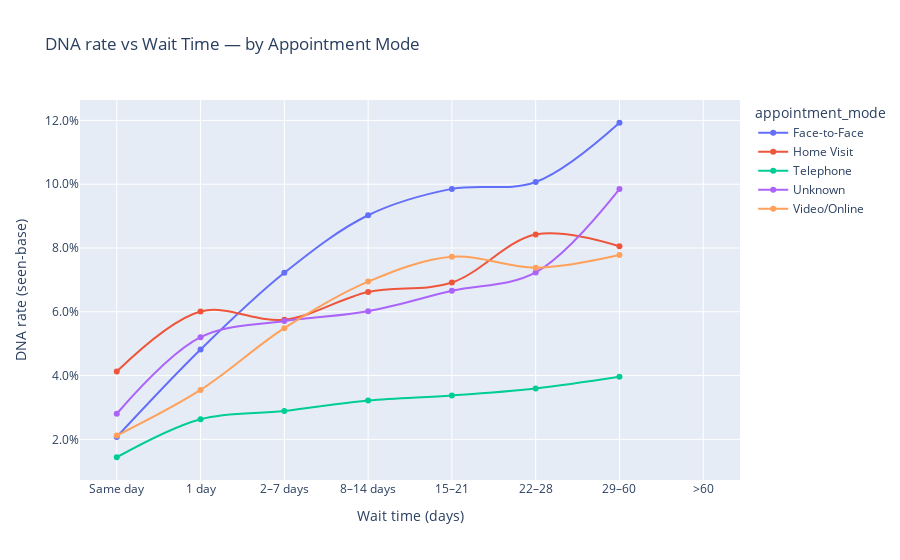

Here is the notebook cell this chart was saved with:
### Code cell
by_wait_mode = dna_rates(AR, ["wait_bin", "appointment_mode"])

fig = px.line(
    by_wait_mode.sort_values(["appointment_mode", "wait_bin"]),
    x="wait_bin", y="dna_rate_seen", color="appointment_mode",
    markers=True, line_shape="spline",
    title="DNA rate vs Wait Time — by Appointment Mode",
    labels={"wait_bin":"Wait time (days)", "dna_rate_seen":"DNA rate (seen-base)"}
)
fig.update_yaxes(tickformat=".1%")
fig.show()

### Figure 1 — Plotly figure (JSON) as saved in the notebook; plotly's stock layout.template omitted (floating-point values rounded to 4 significant figures)
{"data": [{"hovertemplate": "appointment_mode=Face-to-Face<br>Wait time (days)=%{x}<br>DNA rate (seen-base)=%{y}<extra></extra>", "legendgroup": "Face-to-Face", "line": {"color": "#636efa", "dash": "solid", "shape": "spline"}, "marker": {"symbol": "circle"}, "mode": "lines+markers", "name": "Face-to-Face", "orientation": "v", "showlegend": true, "type": "scatter", "x": ["Same day", "1 day", "2–7 days", "8–14 days", "15–21", "22–28", "29–60", ">60"], "xaxis": "x", "y": [0.02075, 0.04817, 0.07223, 0.09027, 0.09853, 0.1007, 0.1193, NaN], "yaxis": "y"}, {"hovertemplate": "appointment_mode=Home Visit<br>Wait time (days)=%{x}<br>DNA rate (seen-base)=%{y}<extra></extra>", "legendgroup": "Home Visit", "line": {"color": "#EF553B", "dash": "solid", "shape": "spline"}, "marker": {"symbol": "circle"}, "mode": "lines+markers", "name": "Home Visit", "orientation": "v", "showlegend": true, "type": "scatter", "x": ["Same day", "1 day", "2–7 days", "8–14 days", "15–21", "22–28", "29–60", ">60"], "xaxis": "x", "y": [0.04127, 0.06008, 0.05749, 0.06618, 0.06916, 0.08424, 0.08056, NaN], "yaxis": "y"}, {"hovertemplate": "appointment_mode=Telephone<br>Wait time (days)=%{x}<br>DNA rate (seen-base)=%{y}<extra></extra>", "legendgroup": "Telephone", "line": {"color": "#00cc96", "dash": "solid", "shape": "spline"}, "marker": {"symbol": "circle"}, "mode": "lines+markers", "name": "Telephone", "orientation": "v", "showlegend": true, "type": "scatter", "x": ["Same day", "1 day", "2–7 days", "8–14 days", "15–21", "22–28", "29–60", ">60"], "xaxis": "x", "y": [0.01438, 0.02632, 0.0289, 0.0322, 0.03376, 0.03596, 0.0396, NaN], "yaxis": "y"}, {"hovertemplate": "appointment_mode=Unknown<br>Wait time (days)=%{x}<br>DNA rate (seen-base)=%{y}<extra></extra>", "legendgroup": "Unknown", "line": {"color": "#ab63fa", "dash": "solid", "shape": "spline"}, "marker": {"symbol": "circle"}, "mode": "lines+markers", "name": "Unknown", "orientation": "v", "showlegend": true, "type": "scatter", "x": ["Same day", "1 day", "2–7 days", "8–14 days", "15–21", "22–28", "29–60", ">60"], "xaxis": "x", "y": [0.02803, 0.05202, 0.05708, 0.06019, 0.06657, 0.07234, 0.09846, NaN], "yaxis": "y"}, {"hovertemplate": "appointment_mode=Video/Online<br>Wait time (days)=%{x}<br>DNA rate (seen-base)=%{y}<extra></extra>", "legendgroup": "Video/Online", "line": {"color": "#FFA15A", "dash": "solid", "shape": "spline"}, "marker": {"symbol": "circle"}, "mode": "lines+markers", "name": "Video/Online", "orientation": "v", "showlegend": true, "type": "scatter", "x": ["Same day", "1 day", "2–7 days", "8–14 days", "15–21", "22–28", "29–60", ">60"], "xaxis": "x", "y": [0.02119, 0.0355, 0.05485, 0.06946, 0.07727, 0.07384, 0.07783, NaN], "yaxis": "y"}], "layout": {"legend": {"title": {"text": "appointment_mode"}, "tracegroupgap": 0}, "title": {"text": "DNA rate vs Wait Time — by Appointment Mode"}, "xaxis": {"anchor": "y", "domain": [0, 1], "title": {"text": "Wait time (days)"}}, "yaxis": {"anchor": "x", "domain": [0, 1], "tickformat": ".1%", "title": {"text": "DNA rate (seen-base)"}}}}
